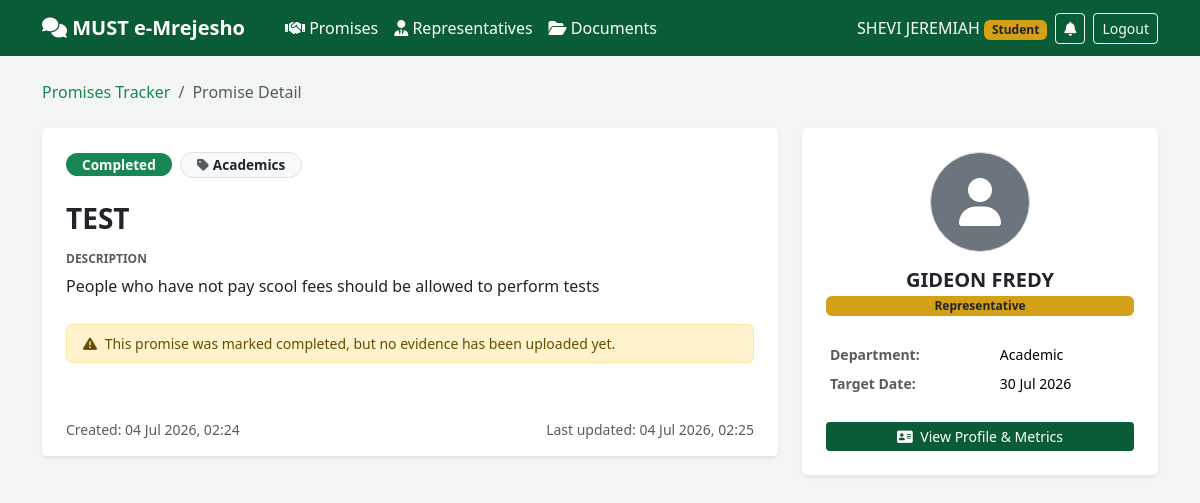
Screenshot of /accountability/promises/aa9d0214-3725-4506-aabf-5e412074dc77/ (signed in) with the database file from the repository.
### accounts/models.py (models this page shows, shortened)
class User(AbstractUser):
    class Role(models.TextChoices):
        STUDENT = "STUDENT", "Student"
        REPRESENTATIVE = "REPRESENTATIVE", "Representative"
        ADMIN = "ADMIN", "Admin"
    id = models.UUIDField(primary_key=True, default=uuid.uuid4, editable=False)
    role = models.CharField(max_length=20, choices=Role.choices, default=Role.STUDENT)
    registration_number = models.CharField(
        max_length=30, blank=True, null=True, unique=True,
        help_text="Student registration number or staff ID"
    )
    phone_number = models.CharField(max_length=20, blank=True, null=True)
    department = models.ForeignKey(
        "departments.Department", null=True, blank=True,
        on_delete=models.SET_NULL, related_name="staff_members",
        help_text="Required for Representative role"
    )
    is_active_staff = models.BooleanField(
        default=True, help_text="Toggle off to temporarily suspend a representative from receiving cases"
    )
    created_at = models.DateTimeField(auto_now_add=True)

### accountability/models.py (models this page shows, shortened)
class Promise(models.Model):
    class Category(models.TextChoices):
        ACADEMICS = "ACADEMICS", "Academics"
        HOSTELS = "HOSTELS", "Hostels & Housing"
        WELFARE = "WELFARE", "Student Welfare"
        INFRASTRUCTURE = "INFRASTRUCTURE", "Infrastructure & Facilities"
        FINANCE = "FINANCE", "Finance & Budgeting"
        GENERAL = "GENERAL", "General Governance"
    class Status(models.TextChoices):
        NOT_STARTED = "NOT_STARTED", "Not Started"
        IN_PROGRESS = "IN_PROGRESS", "In Progress"
        COMPLETED = "COMPLETED", "Completed"
        STALLED = "STALLED", "Stalled"
    id = models.UUIDField(primary_key=True, default=uuid.uuid4, editable=False)
    title = models.CharField(max_length=200)
    description = models.TextField()
    representative = models.ForeignKey(
        settings.AUTH_USER_MODEL,
        on_delete=models.CASCADE,
        related_name="promises"
    )
    category = models.CharField(
        max_length=30,
        choices=Category.choices,
        default=Category.GENERAL
    )
    status = models.CharField(
        max_length=20,
        choices=Status.choices,
        default=Status.NOT_STARTED
    )
    evidence = models.TextField(
        blank=True,
        help_text="Evidence/notes detailing implementation progress or completion"
    )
    evidence_file = models.FileField(
        upload_to="promise_evidence/",
        blank=True,
        null=True,
        help_text="Upload official proof, photos, or documents confirming resolution"
    )
    target_date = models.DateField(null=True, blank=True)
    created_at = models.DateTimeField(auto_now_add=True)
    updated_at = models.DateTimeField(auto_now=True)
    class Meta:
        ordering = ["-created_at"]

### departments/models.py (models this page shows, shortened)
class Department(models.Model):
    id = models.UUIDField(primary_key=True, default=uuid.uuid4, editable=False)
    name = models.CharField(max_length=150, unique=True)
    code = models.CharField(max_length=15, unique=True, help_text="Short code e.g. ICT, HOSTEL, ACAD")
    description = models.TextField(blank=True)
    is_active = models.BooleanField(default=True)
    created_at = models.DateTimeField(auto_now_add=True)
    class Meta:
        ordering = ["name"]

### accountability/views.py (the view)
# urls.py: path("promises/<uuid:pk>/", views.promise_detail, name="promise_detail"),
@login_required
def promise_detail(request, pk):
    promise = get_object_or_404(Promise, pk=pk)
    can_edit = request.user.is_authenticated and (
        request.user.role == User.Role.ADMIN or request.user == promise.representative
    )
    return render(request, "accountability/promise_detail.html", {"promise": promise, "can_edit": can_edit})

### templates/accountability/promise_detail.html (shortened to what this page needs)
{% extends "base.html" %}
{% block content %}
<nav aria-label="breadcrumb" class="mb-4">
    <ol class="breadcrumb">
        <li class="breadcrumb-item"><a href="{% url 'accountability:promise_dashboard' %}" class="text-success text-decoration-none">Promises Tracker</a></li>
        <li class="breadcrumb-item active" aria-current="page">Promise Detail</li>
    </ol>
</nav>
<div class="row">
    <div class="col-lg-8 mb-4">
        <div class="card shadow-sm border-0 mb-4">
            <div class="card-body p-4">
                <div class="d-flex justify-content-between align-items-start flex-wrap gap-2 mb-3">
                    <div>
                        <span class="badge
                            {% if promise.status == 'COMPLETED' %}bg-success text-white
                            {% elif promise.status == 'IN_PROGRESS' %}bg-primary text-white
                            {% elif promise.status == 'STALLED' %}bg-danger text-white
                            {% else %}bg-secondary text-white{% endif %} rounded-pill px-3 py-1.5 mb-2" style="font-size:0.85rem;">
                            {{ promise.get_status_display }}
                        </span>
                        <span class="badge bg-light text-dark border ms-1 rounded-pill px-3 py-1.5 mb-2" style="font-size:0.85rem;">
                            <i class="fa-solid fa-tag me-1 text-muted"></i>{{ promise.get_category_display }}
                        </span>
                    </div>
                </div>
                <h3 class="fw-bold mb-3">{{ promise.title }}</h3>
                <h6 class="fw-bold text-uppercase text-muted" style="font-size: 0.75rem;">Description</h6>
                <div class="lead text-dark mb-4 fs-6" style="white-space: pre-wrap; line-height: 1.6;">{{ promise.description }}</div>
                {% if promise.evidence or promise.evidence_file %}
                <div class="card bg-light border-0 rounded p-3 mt-4">
                    <h6 class="fw-bold text-success mb-2">
                        <i class="fa-solid fa-circle-info me-1"></i> Progress Evidence
                    </h6>
                    {% if promise.evidence %}
                    <p class="text-dark small mb-3" style="white-space: pre-wrap;">{{ promise.evidence }}</p>
                    {% endif %}
                    {% if promise.evidence_file %}
                    <div class="d-flex align-items-center">
                        <div class="p-2 bg-success-subtle text-success rounded me-2">
                            <i class="fa-solid fa-file-arrow-down fa-lg"></i>
                        </div>
                        <div>
                            <small class="d-block text-muted">Proof / Attached Document</small>
                            <a href="{{ promise.evidence_file.url }}" target="_blank" class="text-success text-decoration-none fw-semibold small">
                                Download Evidence File
                            </a>
                        </div>
                    </div>
                    {% endif %}
                </div>
                {% elif promise.status == 'COMPLETED' %}
                <div class="alert alert-warning py-2 small mt-4">
                    <i class="fa-solid fa-triangle-exclamation me-1"></i> This promise was marked completed, but no evidence has been uploaded yet.
                </div>
                {% endif %}
            </div>
            <div class="card-footer bg-white border-top-0 px-4 py-3 d-flex justify-content-between align-items-center text-muted small">
                <span>Created: {{ promise.created_at|date:"d M Y, H:i" }}</span>
                <span>Last updated: {{ promise.updated_at|date:"d M Y, H:i" }}</span>
            </div>
        </div>
    </div>
    <div class="col-lg-4">
        <div class="card shadow-sm border-0 text-center p-4 mb-4">
            <div class="d-flex justify-content-center mb-3">
                {% if promise.representative.rep_profile.profile_picture %}
                <img src="{{ promise.representative.rep_profile.profile_picture.url }}" alt="{{ promise.representative.get_full_name }}" class="rounded-circle border" style="width: 100px; height: 100px; object-fit: cover;">
                {% else %}
                <div class="rounded-circle bg-secondary d-flex align-items-center justify-content-center text-white border" style="width: 100px; height: 100px; font-size: 3rem;">
                    <i class="fa-solid fa-user"></i>
                </div>
                {% endif %}
            </div>
            <h5 class="fw-bold mb-1">{{ promise.representative.get_full_name|default:promise.representative.username }}</h5>
            <span class="badge badge-must mb-3">{{ promise.representative.get_role_display }}</span>
            <table class="table table-sm text-start table-borderless mt-2 small">
                <tr>
                    <td class="text-muted fw-semibold">Department:</td>
                    <td>{{ promise.representative.department.name|default:"General Administration" }}</td>
                </tr>
                <tr>
                    <td class="text-muted fw-semibold">Target Date:</td>
                    <td>
                        {% if promise.target_date %}
                            {{ promise.target_date|date:"d M Y" }}
                        {% else %}
                            <span class="text-muted italic">Not specified</span>
                        {% endif %}
                    </td>
                </tr>
            </table>
            <a href="{% url 'accountability:rep_detail' promise.representative.pk %}" class="btn btn-must w-100 mt-2 btn-sm">
                <i class="fa-solid fa-address-card me-1"></i> View Profile & Metrics
            </a>
        </div>
    </div>
</div>
{% endblock %}

### templates/base.html (shortened to what this page needs)
{% load static %}
<!DOCTYPE html>
<html lang="en">
<head>
    <link href="https://cdnjs.cloudflare.com/ajax/libs/bootstrap/5.3.3/css/bootstrap.min.css" rel="stylesheet">
    <link href="https://cdnjs.cloudflare.com/ajax/libs/font-awesome/6.5.1/css/all.min.css" rel="stylesheet">
</head>
<body>
    <nav class="navbar navbar-expand-lg navbar-dark navbar-must mb-4">
        <div class="container">
            <a class="navbar-brand fw-bold" href="{% url 'feedback:dashboard' %}">
                <i class="fa-solid fa-comments"></i> MUST e-Mrejesho
            </a>
            <div class="collapse navbar-collapse" id="mainNavbar">
                <ul class="navbar-nav me-auto mb-2 mb-lg-0 ms-lg-3">
                    <li class="nav-item">
                        <a class="nav-link py-1" href="{% url 'accountability:promise_dashboard' %}"><i class="fa-solid fa-handshake"></i> Promises</a>
                    </li>
                    <li class="nav-item">
                        <a class="nav-link py-1" href="{% url 'accountability:rep_list' %}"><i class="fa-solid fa-user-tie"></i> Representatives</a>
                    </li>
                    <li class="nav-item">
                        <a class="nav-link py-1" href="{% url 'accountability:document_list' %}"><i class="fa-solid fa-folder-open"></i> Documents</a>
                    </li>
                </ul>
                {% if user.is_authenticated %}
                <div class="d-flex align-items-center flex-wrap justify-content-lg-end gap-2 mt-3 mt-lg-0">
                    <span class="text-white">{{ user.get_full_name|default:user.username }} <span class="badge badge-must">{{ user.get_role_display }}</span></span>
                    <a href="{% url 'notifications:list' %}" class="btn btn-outline-light btn-sm position-relative">
                        <i class="fa-solid fa-bell"></i>
                    </a>
                    <form method="post" action="{% url 'accounts:logout' %}" class="d-inline m-0">
                        <button type="submit" class="btn btn-outline-light btn-sm">Logout</button>
                    </form>
                </div>
                {% endif %}
            </div>
        </div>
    </nav>
    <div class="container mb-5">
        {% block content %}{% endblock %}
    </div>
</body>
</html>

### templates/base.html (style rules this page uses)
:root { --must-green: #0a5c36; --must-gold: #d4a017; }
body { background: #f4f6f5; font-family: 'Segoe UI', sans-serif; }
.navbar-must { background: var(--must-green); }
.navbar-must .navbar-brand, .navbar-must .nav-link { color: #fff !important; }
.btn-must { background: var(--must-green); color: #fff; border: none; }
.badge-must { background: var(--must-gold); color: #222; }

### rows the page displays
User: get_full_name "SHEVI JEREMIAH", role "Student"
Promise: status "Completed", category "Academics", title "TEST", description "People who have not pay scool fees should be allowed to perform tests", created_at "04 Jul 2026, 02:24", updated_at "04 Jul 2026, 02:25", representative.get_full_name "GIDEON FREDY", representative.role "Representative", representative.department.name "Academic", target_date "30 Jul 2026"
